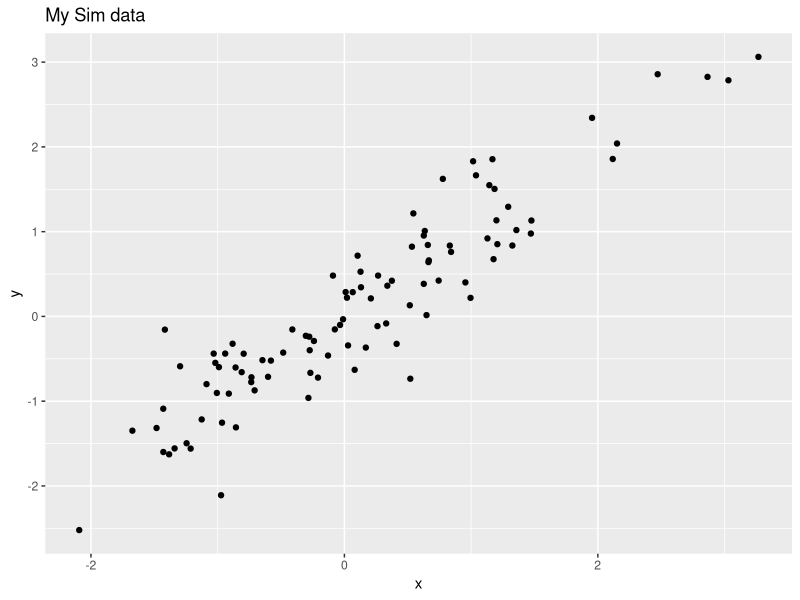

This figure's R source:
## ---- chunk 1
knitr::opts_chunk$set(echo=FALSE, results="hide")
## ---- chunk 2
x <- rnorm(100); y <- x+rnorm(100, sd=0.5) ## overrides default
## ---- chunk 3
library(ggplot2)
qplot(x,y, main="My Sim data")
